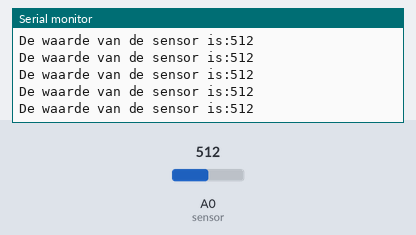
The sketch below on a simulated Arduino Uno, built with avr-gcc and run on an emulated ATmega328P. On the bench: the last lines printed to the serial monitor. The inputs (shaded band) are chosen by the test bench; at power-on: A0 (sensor) = 512.

Above: at 1.2 s.
1.3 s: A0 (sensor) set to 716
At 1.31 s:
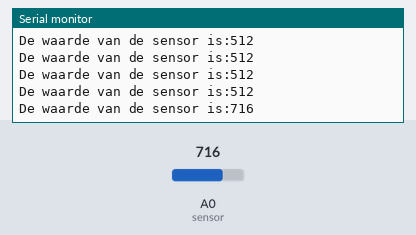
2.8 s: A0 (sensor) set to 900
At 2.82 s:
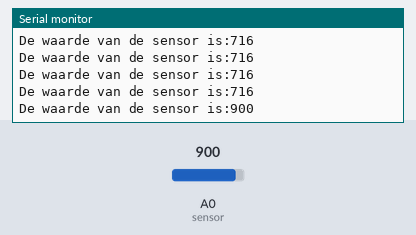
Timing chart, 0 to 5.8 s (numbered marks = the images above; inputs shaded):
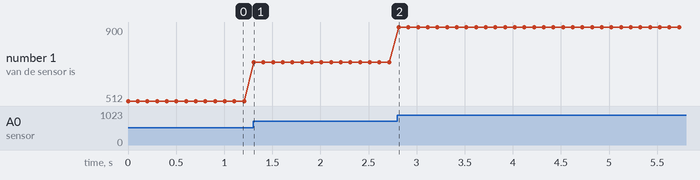

The sketch:

c3w5_analog_read_oefening.ino
```cpp
int const sensor = A0;
int sensorValue = 0;

void setup() {
  Serial.begin(9600);
  pinMode(sensor, INPUT);
}

void loop() {
  sensorValue = analogRead(sensor);
  Serial.print("De waarde van de sensor is:");
  Serial.println(sensorValue);
  delay(100);
}
```

Measured:
- after the input at 1.3 s, the serial monitor: prints a new line at once (image 1)
- after the input at 2.8 s, the serial monitor: prints a new line at once (image 2)
- plotted number 1: 512 → 716 after the input at 1.3 s, 716 → 900 after the input at 2.8 s
